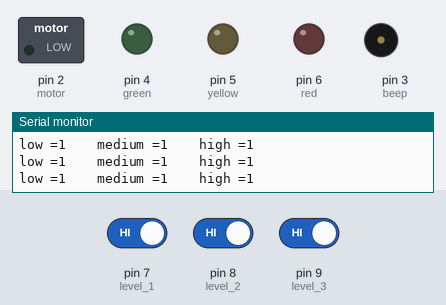
A sketch run on a simulated Arduino Uno, built with avr-gcc and run on an emulated ATmega328P. On the bench: switched loads named in the sketch (green lamp = pin HIGH), output pins drawn as LEDs (lit = HIGH), buzzer (waves = sounding, pin HIGH), the last lines printed to the serial monitor. The inputs (shaded band) are chosen by the test bench; at power-on: pin 7 (level_1) HIGH, pin 8 (level_2) HIGH, pin 9 (level_3) HIGH.

Above: at 1.2 s.
1.3 s: pin 7 (level_1) driven LOW
At 2.4 s:
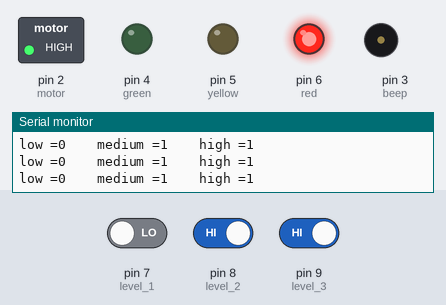
2.8 s: pin 8 (level_2) driven LOW
At 3.8 s:
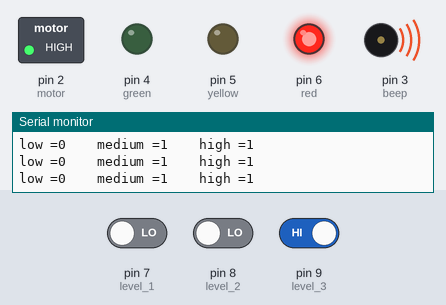
5.8 s: pin 9 (level_3) driven LOW
At 8.3 s:
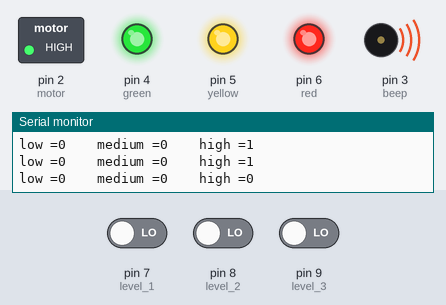
8.8 s: pin 7 (level_1) driven HIGH
At 10.6 s:
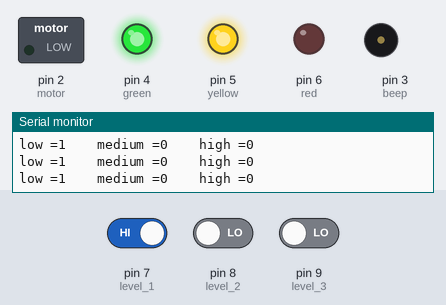
11.4 s: pin 8 (level_2) driven HIGH
At 12.1 s:
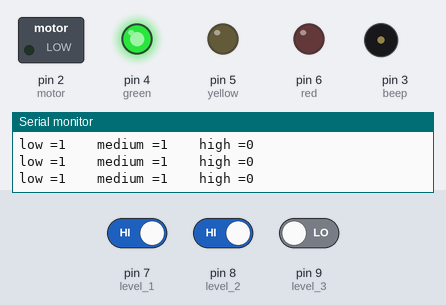
12.9 s: pin 7 (level_1) driven LOW
At 13.5 s:
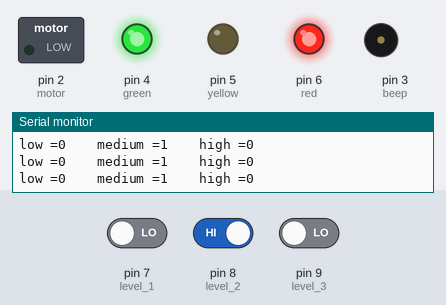
Timing chart, 0 to 15.4 s (numbered marks = the images above; inputs shaded):
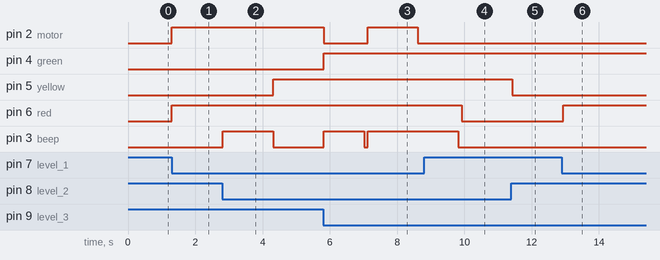

The sketch:

water_level.ino
```cpp
int level_1   = 7;
int level_2   = 8;
int level_3   = 9;
int motor     = 2;
int red       = 6;
int yellow    = 5;
int green     = 4;
int beep     = 3;
int state = 1;

int low;
int medium;
int high;

void setup()
{
  Serial.begin(9600);
  pinMode(level_1, INPUT_PULLUP);
  pinMode(level_2, INPUT_PULLUP);
  pinMode(level_3, INPUT_PULLUP);
  pinMode(red, OUTPUT);
  pinMode(motor, OUTPUT);
  pinMode(beep, OUTPUT);
  pinMode(green, OUTPUT);
  pinMode(yellow, OUTPUT);

} void loop()
{
  low = digitalRead(level_1);
  medium = digitalRead(level_2);
  high = digitalRead(level_3);

  if (low == LOW) {
    digitalWrite(red, HIGH);
    digitalWrite(motor, HIGH);
    if(medium==LOW){
      if (state == 1) {
      for (int i = 0; i < 5; i++) {
        digitalWrite(beep, HIGH);
        delay(300);
        digitalWrite(beep, LOW);
      }
      state = 2;
    }}
  }
  else {
    digitalWrite(red, LOW);
    digitalWrite(motor, LOW);

  }
  if (medium == LOW) {
    digitalWrite(yellow, HIGH);


  }   else {
    digitalWrite(yellow, LOW);

  } if (high == LOW) {
    digitalWrite(green, HIGH);
    digitalWrite(motor, LOW);

    if (state == 2) {
      for (int i = 0; i < 2; i++) {
        digitalWrite(beep, HIGH);
        delay(600);
        digitalWrite(beep, LOW);
      }
      state = 1;
    }
  } else {
    digitalWrite(green, LOW);

  }


  Serial.print("low =");
  Serial.print(low);
  Serial.print("    medium =");
  Serial.print(medium);
  Serial.print("    high =");
  Serial.println(high);
  delay(100);

}
```

Measured:
- after the input at 1.3 s, pin 2 (motor), pin 6 (red): LOW → HIGH at once
- after the input at 2.8 s, pin 5 (yellow): LOW → HIGH after 1.5 s; pin 3 (beep): LOW → HIGH at once, → LOW 1.5 s later
- after the input at 5.8 s, pin 2 (motor): HIGH → LOW at once, → HIGH 1.3 s later, → LOW 1.5 s later; pin 4 (green): LOW → HIGH at once; pin 3 (beep): LOW → HIGH at once, → LOW 1.2 s later, → HIGH 0.10 s later
- after the input at 8.8 s, pin 2 (motor): stays LOW (without the input it goes to HIGH after 1.1 s); pin 6 (red): HIGH → LOW after 1.1 s; pin 3 (beep): goes on until 9.8 s, then stays LOW
- after the input at 11.4 s, pin 5 (yellow): HIGH → LOW at once
- after the input at 12.9 s, pin 6 (red): LOW → HIGH at once
